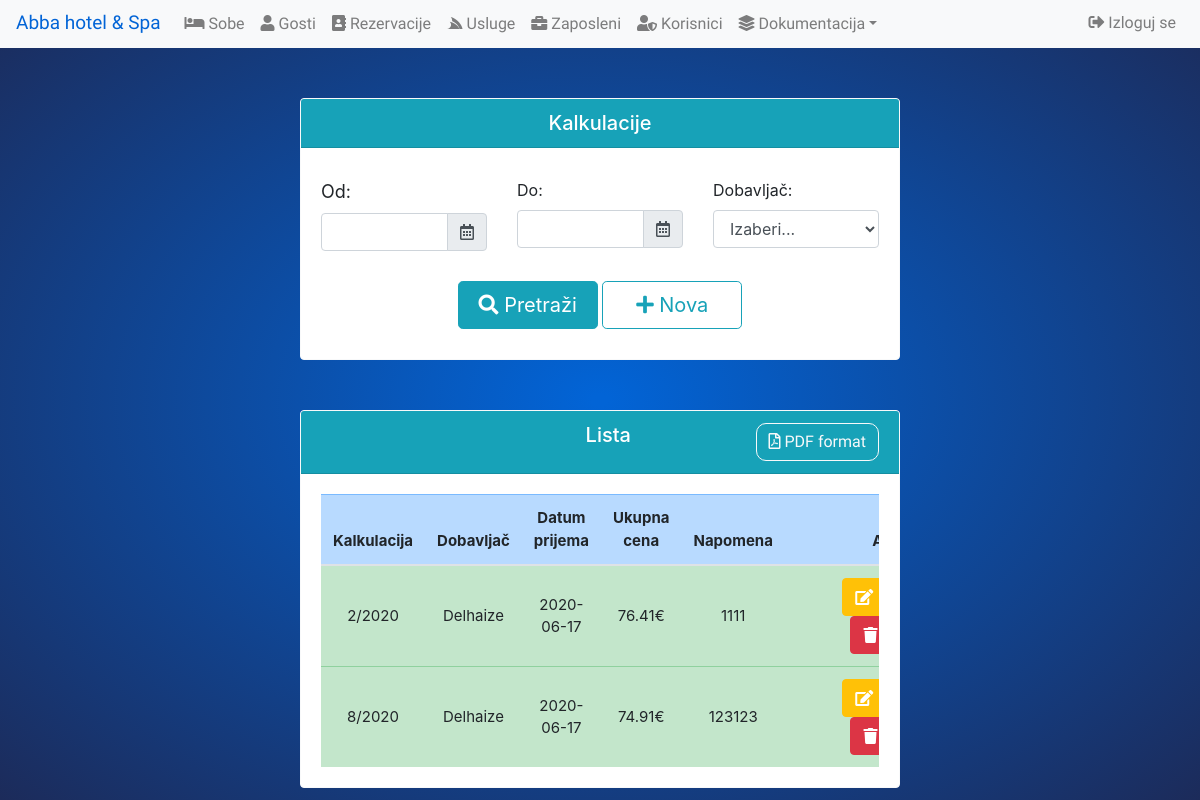
The page /kalkulacije.php (signed in) on the database its author committed.
### tables this page shows
CREATE TABLE `kalkulacijemain` (
  `racun_id` int(111) NOT NULL,
  `dobavljaci_id` varchar(255) NOT NULL,
  `datum_prijema` date NOT NULL,
  `broj_fakture` int(11) NOT NULL,
  `broj_godine` int(11) NOT NULL,
  `napomena` varchar(255) NOT NULL
);

CREATE TABLE `dobavljaci` (
  `dobavljaci_id` int(11) NOT NULL,
  `ime` varchar(255) NOT NULL
);

### kalkulacije.php (the view, shortened to what this page needs)
<?php
include 'dbconnect.php';
?>
<!DOCTYPE html>
<html>
<head>
 <head>
  <?php include 'navbar.php' ?>
	<link rel="stylesheet" href="style.css">
	<link rel="stylesheet" href="bootstrap/css/bootstrap.min.css">
	<link href="https://cdnjs.cloudflare.com/ajax/libs/font-awesome/5.13.0/css/all.min.css" rel="stylesheet">
	<link rel="stylesheet" href="https://cdnjs.cloudflare.com/ajax/libs/tempusdominus-bootstrap-4/5.0.1/css/tempusdominus-bootstrap-4.min.css" />
</head>
<body>
	<div class="card border-light" style='display:none;  margin-top: 50px;'>
		<h4 class="card-header text-center bg-info">
			 Kalkulacije
		</h4>
		<div class="card-body" style='margin: 10px 0px'>
			<form class="form-horizontal">
				<div class="form-group row">
					<div class="col-md-4">
						<label class='label'>Od:</label>
						<div class="input-group date" data-target-input="nearest">
						<input type='text' name='od' id='datetimepicker' data-toggle="datetimepicker" data-target="#datetimepicker" class='datetimepicker-input form-control'>
							<div class="input-group-append" data-target="#datetimepicker" data-toggle="datetimepicker">
							<div class="input-group-text"><i class="far fa-calendar-alt"></i></div>
						</div>
						</div>
					</div>
					<div class="col-md-4">
						<label class="label-control">Do:</label>
						<div class="input-group date" data-target-input="nearest">
							<input type='text' name='do' id='datetimepicker1' data-toggle="datetimepicker" data-target="#datetimepicker1" class='datetimepicker-input form-control datum'>
							<div class="input-group-append" data-target="#datetimepicker1" data-toggle="datetimepicker">
							<div class="input-group-text"><i class="far fa-calendar-alt"></i></div>
							</div>
						</div>
					</div>
					<div class="col-md-4">
						<label class='label-control'>Dobavljač:</label>
						<select type='text' name='dobavljac' class='form-control' id='dobavljac_search' style='margin-right: 50px'>
							<option value="">Izaberi...</option>
						</select>
					</div>
				</div>
			</form>
			<div class="form-inline" style="margin-top: 30px;">
				<div class='mx-auto'>
					<button class="btn btn-info btn-lg" style="min-width: 140px;" type='button' name='pretrazi' value='Pretrazi' id='pretrazi' style="margin-right: 5px"><i class="fas fa-search"></i>  Pretraži</button>
					<button class="btn btn-outline-info btn-lg" style="min-width: 140px;" type='button' name='pretrazi' value='Nova' id='nova' data-toggle="modal" data-target=".bd-example-modal-lg"><i class="fas fa-plus"></i></i>  Nova</button>
				</div>
			</div>
		</div>
	</div>
	<div class="card border-light" style='display:none; margin-top: 50px !important;'>
		<h4 class="card-header text-center bg-info" style="color: #fff;">
			<span style="margin-left: 140px; !important">Lista </span>
			<span style='float: right;'>
			<a href='generate.php' class="btn btn-outline-light" style="border-radius: 10px;" type='button'><i class="far fa-file-pdf"></i> PDF format</a>
			</span>
		</h4>
		<div class="card-body" style="margin-top: 20px 0;">
			<div class="table-responsive">
				<table class="table" style='text-align: center; margin-bottom: 0;'>
					<thead>
						<tr class="table-primary">
							<th scope="col">Kalkulacija</th>
							<th scope="col">Dobavljač</th>
							<th scope="col">Datum prijema</th>
							<th scope="col">Ukupna cena</th>
							<th scope="col">Napomena</th>
							<th style="width: 220px;">Akcija</th>
						</tr>
					</thead>
					<tbody id='tbody' class="table-hover">
<?php
						$sql_1 = "SELECT kalkulacijemain.dobavljaci_id, kalkulacijemain.racun_id, kalkulacijemain.datum_prijema, kalkulacijemain.broj_fakture, kalkulacijemain.broj_godine, kalkulacijemain.napomena, dobavljaci.dobavljaci_id, dobavljaci.ime, SUM(kalkulacijedetailed.prodajnacena) as pdc FROM kalkulacijemain LEFT JOIN dobavljaci ON kalkulacijemain.dobavljaci_id = dobavljaci.dobavljaci_id LEFT JOIN kalkulacijedetailed ON kalkulacijemain.racun_id = kalkulacijedetailed.racun_id	GROUP BY kalkulacijemain.racun_id";
						$results1 = $conn->query($sql_1);
						while ($red = $results1->fetch_assoc()) {
						?>
						<tr class="table-success">
							<td style="vertical-align: middle;"><?=$red['broj_fakture'] . "/" . $red['broj_godine']?></td>
							<td style="vertical-align: middle;"><?=$red['ime']?></td>
							<td style="vertical-align: middle;"><?=$red['datum_prijema']?></td>
							<td style="vertical-align: middle;"><?php if (!$red['pdc']) {
							echo "0€"; } else {	echo number_format($red['pdc'], 2) . "€";} ?></td>
							<td style="vertical-align: middle;"><?=$red['napomena']?></td>
							<td style="min-width: 220px; vertical-align: middle;">
							<button class="btn btn-warning edit" type='button' name='edit' value='edit' id='edit' style='margin-right: 10px; color: #fff;' data-toggle="modal" data-target=".bd-example-modal-lg"
							data-id="<?=$red['racun_id']?>"
							data-a="<?=$red['dobavljaci_id']?>"
							data-b="<?=date('d.m.Y', strtotime($red['datum_prijema']))?>"
							data-c="<?=$red['napomena']?>"
							data-d="<?=$red['broj_fakture'] . "/" . $red['broj_godine']?>">
							<i class="fas fa-edit"></i>  Prikaz</button>
							<button class="btn btn-danger delete" type='button' name='delete' value='delete' id='delete' data-id="<?=$red['racun_id']?>"><i class="fas fa-trash"></i>  Obriši</button>
							</td>
						</tr>
<?php
	}
?>
					</tbody>
				</table>
			</div>
		</div>
	</div>
</body>
</html>

### style.css (style rules this page uses)
body { font-family: 'Antic', sans-serif; }

### navbar.php (style rules this page uses)
a { font-family: 'Antic', sans-serif; font-family: 'Eczar', serif; font-size: 16px; }

### kalkulacije.php (style rules this page uses)
body { background: #0264d6; background: -moz-radial-gradient(center, ellipse cover, #0264d6 1%, #1c2b5a 100%); background: -webkit-gradient(radial, center center, 0px, center center, 100%, color-stop(1%,#0264d6), color-stop(100%,#1c2b5a)); background: -webkit-radial-gradient(center, ellipse cover, #0264d6 1%,#1c2b5a 100%); background: -o-radial-gradient(center, ellipse cover, #0264d6 1%,#1c2b5a 100%); background: -ms-radial-gradient(center, ellipse cover, #0264d6 1%,#1c2b5a 100%); background: radial-gradient(ellipse at center, #0264d6 1%,#1c2b5a 100%); filter: progid:DXImageTransform.Microsoft.gradient( startColorstr='#0264d6', endColorstr='#1c2b5a',GradientType=1); height:calc(100vh); width:100%; }
.card { margin-left: auto; margin-right: auto; vertical-align: middle; text-align: left; width: 50%; }
.card .card-header { text-align: left; font-size: 20px; color: #fff; }
.label { text-align: left; font-size: 18px; }
.card-header { font-size: 20px; }
th { font-size: 15px; }
td { font-size: 15px; }

### rows shown on the page
kalkulacijemain: broj_fakture "2", broj_godine "2020", dobavljaci.ime "Delhaize", datum_prijema "2020-06-17", pdc "76.41", napomena "1111"
kalkulacijemain: broj_fakture "8", broj_godine "2020", dobavljaci.ime "Delhaize", datum_prijema "2020-06-17", pdc "74.91", napomena "123123"
